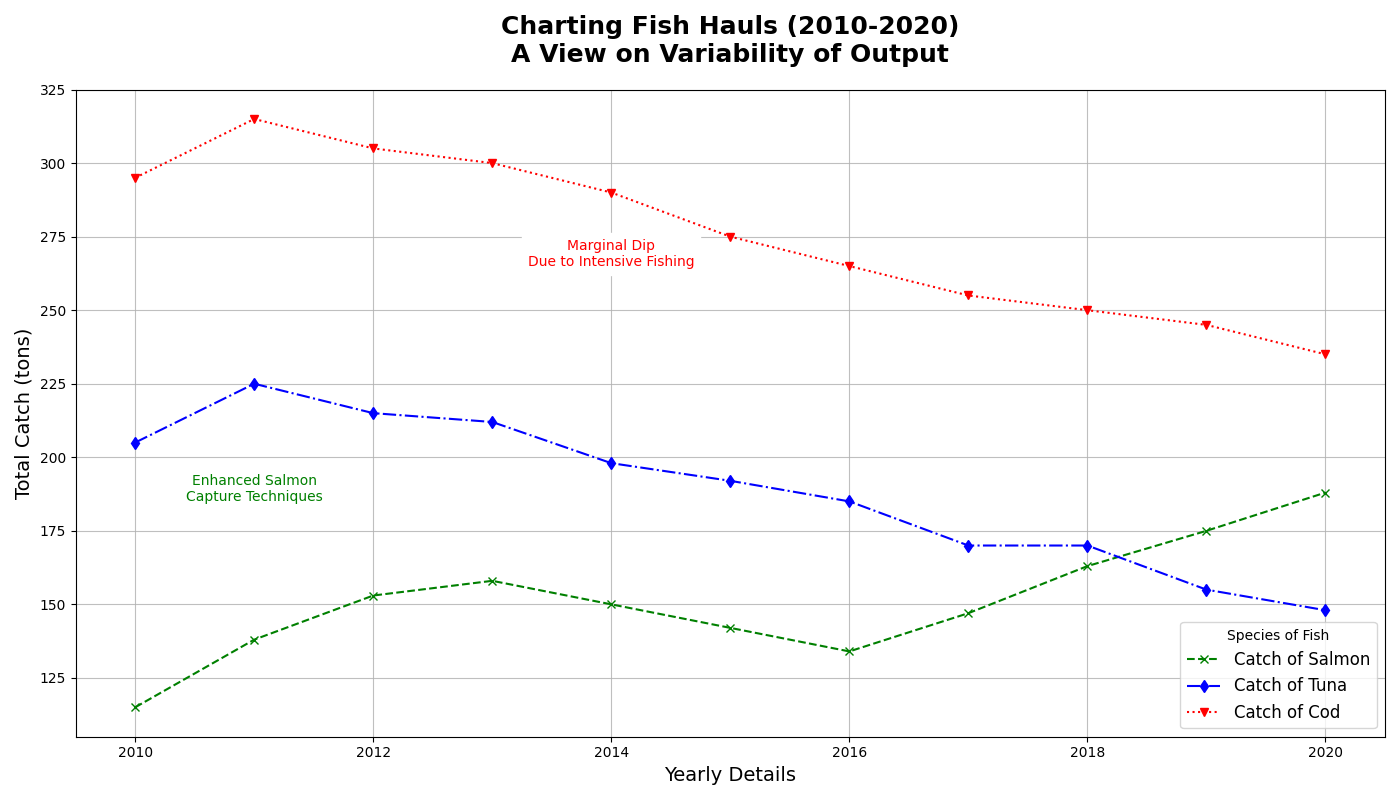

This figure's Python source:
import matplotlib.pyplot as plt
import numpy as np

years = np.arange(2010, 2021)
salmon_catches = [115, 138, 153, 158, 150, 142, 134, 147, 163, 175, 188]
tuna_catches = [205, 225, 215, 212, 198, 192, 185, 170, 170, 155, 148]
cod_catches = [295, 315, 305, 300, 290, 275, 265, 255, 250, 245, 235]

fig, ax1 = plt.subplots(figsize=(14, 8))

# Replacing original colors with new ones
ax1.plot(years, salmon_catches, marker='x', linestyle='--', linewidth=1.5, color='green', label='Catch of Salmon')
ax1.plot(years, tuna_catches, marker='d', linestyle='-.', linewidth=1.5, color='blue', label='Catch of Tuna')
ax1.plot(years, cod_catches, marker='v', linestyle=':', linewidth=1.5, color='red', label='Catch of Cod')

ax1.set_title("Charting Fish Hauls (2010-2020)\nA View on Variability of Output", fontsize=18, fontweight='bold', pad=20)
ax1.set_xlabel("Yearly Details", fontsize=14)
ax1.set_ylabel("Total Catch (tons)", fontsize=14)

ax1.grid(True, linestyle='-', alpha=0.8)
ax1.legend(title='Species of Fish', fontsize=12, loc='lower right')

ax1.text(2011, 185, 'Enhanced Salmon\nCapture Techniques', fontsize=10, ha='center', color='green', backgroundcolor='white')
ax1.text(2014, 265, 'Marginal Dip\nDue to Intensive Fishing', fontsize=10, ha='center', color='red', backgroundcolor='white')

plt.tight_layout()

plt.show()
